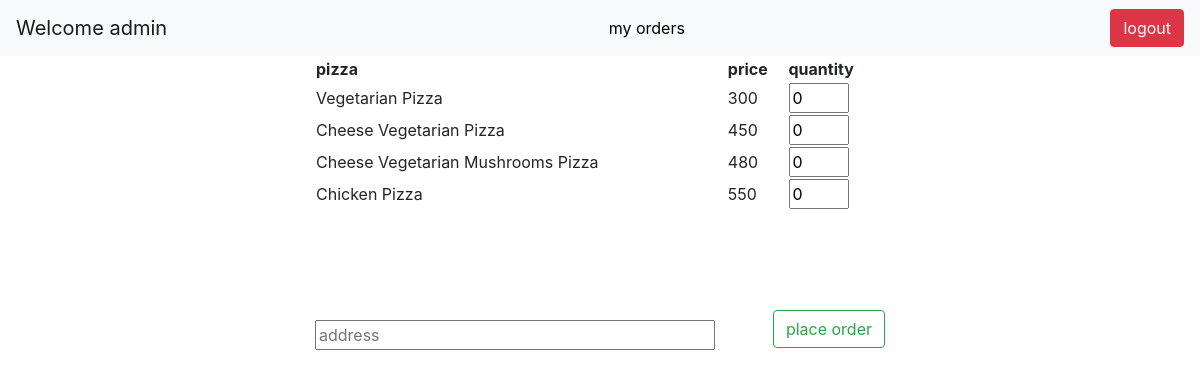
Page /customer/welcome/ (signed in) on the committed database.
### pizzaapp/models.py (models this page shows)
class PizzaModel(models.Model):
    name = models.CharField(max_length=10)
    price = models.CharField(max_length=10)

### pizzaapp/views.py (the view)
# urls.py: path('customer/welcome/',customerwelcomeview,name = 'customerpage'),
def customerwelcomeview(request):
    if not request.user.is_authenticated:
        return redirect('userloginpage')
    username = request.user.username
    context = {'username': username, 'pizzas': PizzaModel.objects.all()}
    return render(request, 'pizzaapp/customerwelcome.html', context)

### templates/pizzaapp/customerwelcome.html (shortened to what this page needs)
{% extends 'base.html' %}
{% block content %}
<nav class="navbar navbar-light bg-light">
  <a class="navbar-brand">Welcome {{username}}</a>
  <a class="nav-item" style="color: black;text-decoration: none" href="/userorders/">my orders</a>
 <a href="/userlogout/" class="btn btn-danger">logout</a>
</nav>
<form method="post" action="/placeorder/">
<div class="container" style="margin: auto;width: 600px">
	<table style="width: 100%">
	<tr>
		<th>pizza</th>
		<th>price</th>
		<th>quantity</th>
	</tr>
	{% for pizza in pizzas %}
	<tr>
		<td>{{pizza.name}}</td>
		<td>{{pizza.price}}</td>
		<td><input type="number" min="0" value="0" name="{{pizza.id}}" style="width: 60px" name="quantity"></td>
	</tr>
	{% endfor %}
</table>
<input type="text" placeholder="address" style="width: 400px;margin-top: 110px" name="address">
<input type="submit" style="float: right;margin-top: 100px" class="btn btn-outline-success" value="place order" name="">
</div>
</form>
{% endblock %}

### rows in the picture
PizzaModel: name "Vegetarian Pizza", price "300"
PizzaModel: name "Cheese Vegetarian Pizza", price "450"
PizzaModel: name "Cheese Vegetarian Mushrooms Pizza", price "480"
PizzaModel: name "Chicken Pizza", price "550"

### other values in the picture
{{ username }} "admin"
